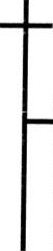
#> input picture templates/cross.png, 53 x 251 px
$ jupyter execute --allow-errors test_on_homog_batch.ipynb
#> lines starting #> are read from the running program, lines starting #| are printed output that depends on the picture
In questo notebook le reti neurali vengono utilizzate per trovare e analizzare i pattern più complessi. Basta eseguire Runtime->esegui tutte

[cell 1]
# from google.colab import drive
# drive.mount('/content/gdrive')

IMPORTANTE: queste versioni non vanno cambiate. Versioni successive di Tensorflow non fanno girare il codice.

[cell 2]
# !pip install q keras==2.3.1
# !pip install q tensorflow==2.2.0

[cell 3]
from PIL import Image
import numpy as np

def background_thumbnail(template, modality, thumbnail_size=(200,200)):
#> called with modality = 'L', thumbnail_size = (100, 100)
    foreground = Image.fromarray(template).convert(modality)
#> foreground is the input picture: PIL image 53x251 L; min 0, max 255, mean 224.5
    background = Image.new(modality, thumbnail_size, "white")
#> background: PIL image 100x100 L; every value is 255
    foreground.thumbnail(thumbnail_size)
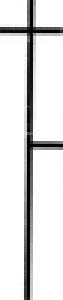
#> foreground: PIL image 21x100 L (shown 3 times larger); min 0, max 255, mean 224.3
    (w, h) = foreground.size
#> w = 21; h = 100
    upper_left=(int((thumbnail_size[0] - w) / 2), int((thumbnail_size[1] - h) / 2))
#> upper_left = (39, 0)
    background.paste(foreground, upper_left)
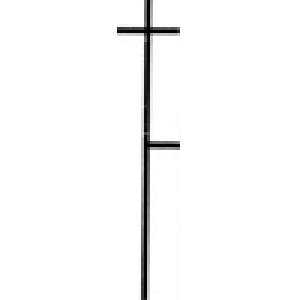
#> background: PIL image 100x100 L (shown 3 times larger); min 0, max 255, mean 248.6
    return np.array(background)

[cell 4]
import numpy as np
import cv2
from matplotlib import pyplot as plt


# [39 lines left out: functions maxDeviationThresh, extract_drawing, not called in this run]

[cell 5]
import cv2
p_dst = [(382, 219),(852, 219), (852, 537), (382, 537)]
# [11 lines left out: function computeHomographyRhomb, not called in this run]

[cell 6]
import tensorflow as tf
# [147 lines left out: functions _pairwise_distances, batch_hard_triplet_loss, compute_accuracy, not called in this run]

[cell 7]
import os

#> (the rest of this cell did not finish here and is left out)

[cell 8]
from tensorflow.keras.models import load_model
from tensorflow.keras.utils import plot_model
from tensorflow.keras import backend as T
import math

[cell 9]
root='../' #modificare se cartella rinominata

model_folder=root + 'first_model'
result_folder=root + 'results'
template_dic={
    0:'best_model_triplet_cross_transfer.hdf5',
    1:'best_model_triplet_face_transfer.hdf5',
    2:'best_model_triplet_rail_transfer.hdf5',
    3:'best_model_triplet_rombo_transfer.hdf5',
    4:'best_model_triplet_rett_diag_transfer.hdf5',
    5:'best_model_triplet_rect_transfer.hdf5',
    6:'best_model_triplet_cross_vert_transfer.hdf5'
}

model_folder

[cell 10]
from datetime import datetime

class Grid():
    # [168 lines left out: functions __init__, visualize, not called in this run]

class Visualization():
    # [32 lines left out: functions __init__, run, not called in this run]

[cell 11]
import pandas as pd
import csv
import copy
import gc
import time

# root='./gdrive/My Drive/thesis' #modificare se cartella rinominata

label_dict={
    'cross.png':0,
    'face.png':1,
    'rail.png':2,
    'rombo.png':3,
    'rett_diag.png':4,
    'rect.png':5,
    'cross_vert.png':6
}
or_points = {
    "cross":[324,119,378,373],
    "face":[742, 287, 829, 373],
    "rail":[617, 383, 847, 534],
    "rhomb":[852, 229, 531],
    "rett_diag":[379, 300, 502, 456],
    "rect":[360, 525, 510, 680],
    "cross_vert":[502, 540, 810, 661]
}
scale_percent = 100
pad = 0

# [7 lines left out: function unique_color, not called in this run]

input_shape = (100,100,1)
template_folder=os.path.join(root, 'templates')
templates = np.zeros((7,input_shape[0], input_shape[1]))
for img in os.listdir(template_folder):
    if img != 'template.png':
        template = background_thumbnail(cv2.imread(os.path.join(template_folder, img),
                                                          cv2.IMREAD_GRAYSCALE), 'L', (input_shape[0], input_shape[1]))
        template = template.astype('float32')
        template /= 255
        templates[label_dict[img]] = template
#> pass 2 of the loop `for img in os.listdir(template_folder):`:
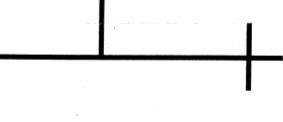
#> input picture templates/cross_vert.png, 283 x 122 px
#> in background_thumbnail, foreground is the input picture: PIL image 283x122 L; min 0, max 255, mean 240
#> in background_thumbnail (call 2), `foreground.thumbnail(thumbnail_size)`:
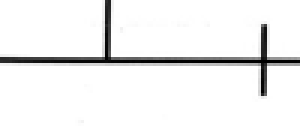
#> foreground: PIL image 100x43 L (shown 3 times larger); min 0, max 255, mean 239.8
#> upper_left = (0, 28)
#> in background_thumbnail (call 2), `background.paste(foreground, upper_left)`:
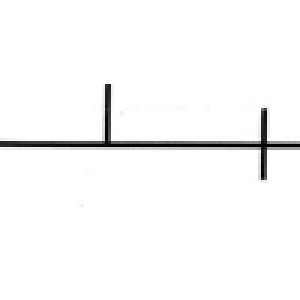
#> background: PIL image 100x100 L (shown 3 times larger); min 0, max 255, mean 248.5
#> pass 3 of the loop `for img in os.listdir(template_folder):`:
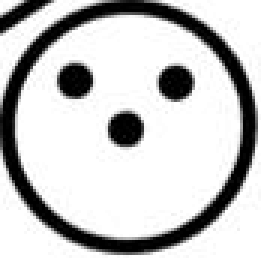
#> input picture templates/face.png, 87 x 86 px (shown 3 times larger)
#> in background_thumbnail, foreground is the input picture: PIL image 87x86 L; min 0, max 255, mean 198
#> upper_left = (6, 7)
#> in background_thumbnail (call 3), `background.paste(foreground, upper_left)`:
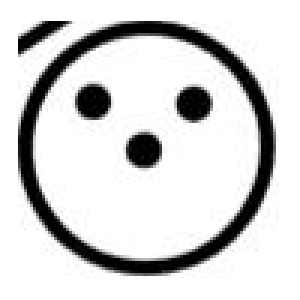
#> background: PIL image 100x100 L (shown 3 times larger); min 0, max 255, mean 212.4
#> the loop made 7 passes; the first 3 are shown
hom_folder = os.path.join(root, 'new_sample')
#> (the rest of this cell did not finish here and is left out)

[cell 12]
import tensorflow
from tensorflow.python.client import device_lib
print(device_lib.list_local_devices())
#> (this line was passed over: tensorflow is not available in this run)
